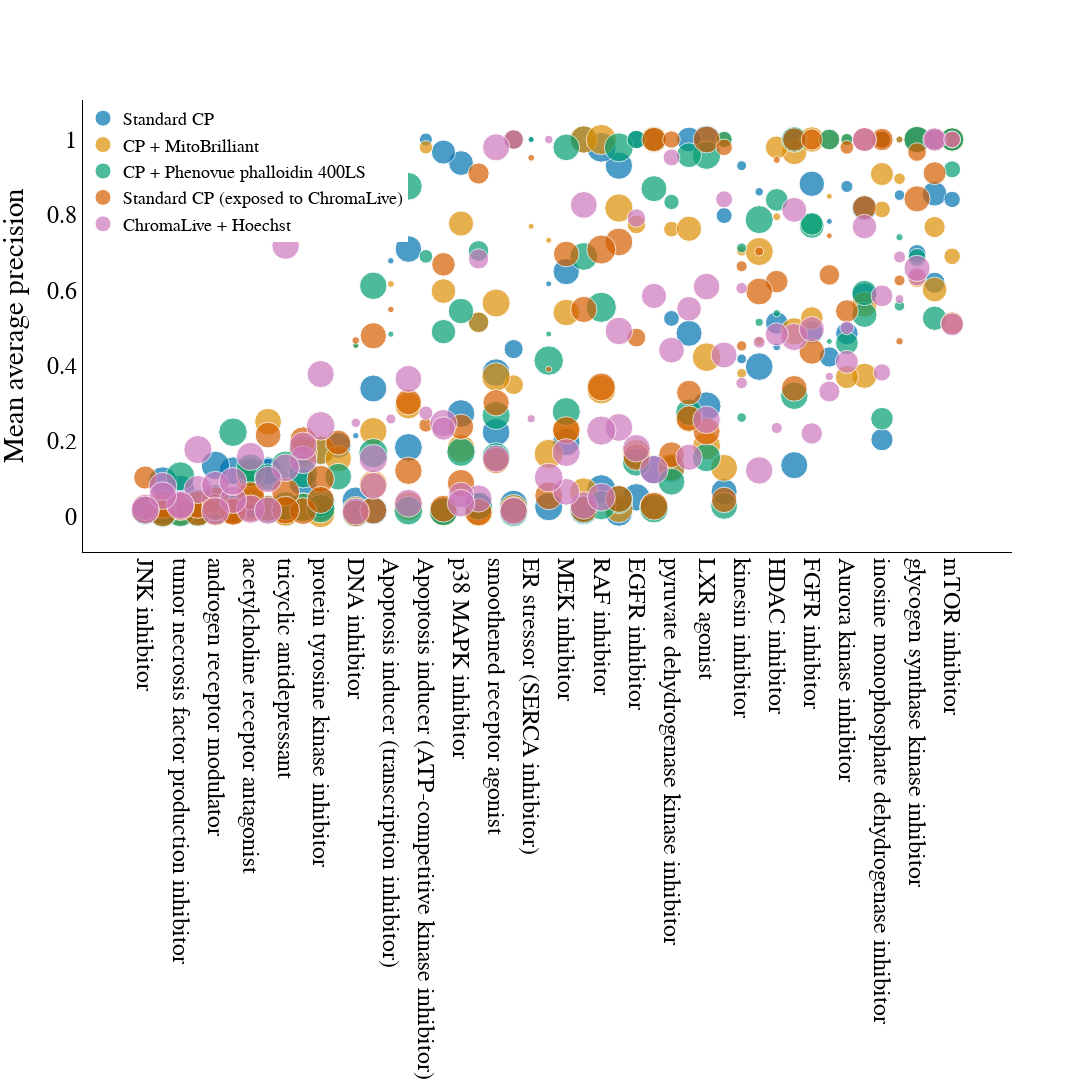

Notebook code cell kept with this figure:
### Code cell
mAP_treatment_plot_colorscheme.update_layout(legend=dict(x=0,y=1,xanchor='left',yanchor='top'))

### Figure 1 — Plotly figure (JSON) as saved in the notebook; plotly's stock layout.template omitted (floating-point values rounded to 4 significant figures)
{"data": [{"hovertext": ["pomalidomide", "homochlorcyclizine", "orphenadrine", "AZD7545", "SHP099", "hydroxyzine", "SU-11274", "PF-477736", "GSK-3-inhibitor-IX", "A-366", "apratastat", "merimepodib", "BMS-863233", "veliparib", "PFI-1", "P5091", "CHIR-99021", "filgotinib", "Staurosporine", "SGX523", "CPI-0610", "BIX-02188", "AMG900", "T-0901317", "ML-298", "NVP-AEW541", "maprotiline", "ML324", "ketotifen", "PNU-74654", "SU3327", "GW-3965", "carmustine", "filanesib", "APY0201", "GW-5074", "lenvatinib", "ponatinib", "WZ4003", "BX-912", "halopemide", "MK-5108", "ruxolitinib", "dosulepin", "niraparib", "ABT-737", "BMS-566419", "selumetinib", "UNC0642", "romidepsin", "RGFP966", "venetoclax", "quazinone", "ispinesib", "THZ1", "KH-CB19", "GDC-0879", "rheochrysidin", "FR-180204", "Thapsigargin", "EPZ015666", "DACTINOMYCIN", "GSK2334470", "BLU9931", "valrubicin", "purmorphamine", "BI-78D3", "SCH-900776", "CP-724714", "andarine", "rosuvastatin", "dimethindene-(S)-(+)", "skepinone-l", "sirolimus", "neratinib", "delta-Tocotrienol", "linsitinib", "SGC-707", "GNF-5", "PD-198306", "VX-745", "ML-323", "ICG-001", "AMG-925", "GSK-J4", "IOX2", "PS178990", "AZD2014", "SAG", "acriflavine"], "marker": {"color": "#0173b2", "size": [40.85, 38.28, 41.74, 36.28, 39.73, 38.84, 18.45, 2.565, 16.01, 38.58, 38.82, 13.71, 31.88, 38.51, 36.84, 36.75, 34.28, 39.25, 8.557, 39, 31.81, 37.85, 7.27, 39.56, 37.66, 31.24, 39.49, 34.08, 41.11, 38.91, 30.89, 41.89, 37.84, 4.973, 22.25, 41.85, 32.48, 3.542, 33.62, 12.46, 37.6, 25.43, 40.32, 39.37, 20.57, 30.72, 24.7, 34.7, 37.08, 2.978, 25.46, 34.08, 37.86, 4.815, 1.232, 41.71, 44.21, 40.07, 39.03, 0.9025, 35.45, 2.083, 30.39, 25.39, 1.98, 38.54, 37.75, 5.7, 37.97, 40.55, 38.51, 40.47, 30.81, 27.39, 16.37, 39.27, 31.14, 38.77, 38.32, 36.67, 38.06, 35.77, 29.25, 20.55, 12.76, 39.74, 40.48, 13.44, 38.38, 0.7425], "sizemin": 3, "sizemode": "area", "sizeref": 0.1}, "mode": "markers", "name": "Standard CP", "type": "scatter", "x": ["tumor necrosis factor production inhibitor", "antihistamine", "acetylcholine receptor antagonist", "pyruvate dehydrogenase kinase inhibitor", "protein tyrosine kinase inhibitor", "antihistamine", "hepatocyte growth factor receptor inhibitor", "CHK inhibitor", "glycogen synthase kinase inhibitor", "histone lysine methyltransferase inhibitor", "tumor necrosis factor production inhibitor", "inosine monophosphate dehydrogenase inhibitor", "CDC inhibitor", "PARP inhibitor", "bromodomain inhibitor", "ubiquitin specific protease inhibitor", "glycogen synthase kinase inhibitor", "JAK inhibitor", "Apoptosis inducer (ATP-competitive kinase inhibitor)", "hepatocyte growth factor receptor inhibitor", "bromodomain inhibitor", "MEK inhibitor", "Aurora kinase inhibitor", "LXR agonist", "phospholipase inhibitor", "IGF-1 inhibitor", "tricyclic antidepressant", "histone lysine demethylase inhibitor", "phosphodiesterase inhibitor", "beta-catenin inhibitor", "JNK inhibitor", "LXR agonist", "DNA inhibitor", "kinesin inhibitor", "phosphoinositide dependent kinase inhibitor", "RAF inhibitor", "FGFR inhibitor", "Bcr-Abl kinase inhibitor", "AMPK inhibitor", "pyruvate dehydrogenase kinase inhibitor", "phospholipase inhibitor", "Aurora kinase inhibitor", "JAK inhibitor", "tricyclic antidepressant", "PARP inhibitor", "BCL inhibitor", "inosine monophosphate dehydrogenase inhibitor", "MEK inhibitor", "histone lysine methyltransferase inhibitor", "HDAC inhibitor", "HDAC inhibitor", "BCL inhibitor", "phosphodiesterase inhibitor", "kinesin inhibitor", "CDK inhibitor", "CDC inhibitor", "RAF inhibitor", "protein tyrosine kinase inhibitor", "MAP kinase inhibitor", "ER stressor (SERCA inhibitor)", "protein arginine N-methyltransferase inhibitor", "Apoptosis inducer (transcription inhibitor)", "phosphoinositide dependent kinase inhibitor", "FGFR inhibitor", "DNA inhibitor", "smoothened receptor agonist", "JNK inhibitor", "CHK inhibitor", "EGFR inhibitor", "androgen receptor modulator", "HMGCR inhibitor", "acetylcholine receptor antagonist", "p38 MAPK inhibitor", "mTOR inhibitor", "EGFR inhibitor", "HMGCR inhibitor", "IGF-1 inhibitor", "protein arginine N-methyltransferase inhibitor", "Bcr-Abl kinase inhibitor", "MAP kinase inhibitor", "p38 MAPK inhibitor", "ubiquitin specific protease inhibitor", "beta-catenin inhibitor", "CDK inhibitor", "histone lysine demethylase inhibitor", "hypoxia inducible factor inhibitor", "androgen receptor modulator", "mTOR inhibitor", "smoothened receptor agonist", "hypoxia inducible factor inhibitor"], "y": [0.07102, 0.02198, 0.03761, 0.1254, 0.1733, 0.01934, 0.4438, 1, 0.6975, 0.0143, 0.0229, 1, 1, 0.02418, 0.1355, 0.122, 1, 0.08976, 1, 0.03209, 1, 0.1973, 0.8753, 1, 0.009674, 0.8181, 0.01015, 0.06538, 0.09331, 0.0137, 0.01117, 0.292, 0.04131, 0.9306, 0.6198, 0.072, 0.8824, 0.8611, 0.1882, 0.525, 0.9306, 0.4851, 0.1737, 0.01642, 0.5149, 1, 0.2033, 0.6494, 1, 0.4494, 0.5132, 0.4855, 0.007374, 0.4176, 0.7826, 0.124, 0.9792, 0.02574, 0.01474, 1, 0.7093, 0.6779, 0.8561, 0.4883, 0.2139, 0.2232, 0.01471, 0.8524, 0.05016, 0.01576, 0.1209, 0.03202, 0.9375, 1, 1, 0.01389, 0.5864, 0.1826, 0.3971, 0.3391, 0.2729, 0.1185, 0.9667, 0.4227, 0.798, 0.02529, 0.1351, 0.8409, 0.3812, 0.6169]}, {"hovertext": ["pomalidomide", "homochlorcyclizine", "orphenadrine", "AZD7545", "SHP099", "hydroxyzine", "SU-11274", "PF-477736", "GSK-3-inhibitor-IX", "A-366", "apratastat", "merimepodib", "BMS-863233", "veliparib", "PFI-1", "P5091", "CHIR-99021", "filgotinib", "Staurosporine", "SGX523", "CPI-0610", "BIX-02188", "AMG900", "T-0901317", "ML-298", "NVP-AEW541", "maprotiline", "ML324", "ketotifen", "PNU-74654", "SU3327", "GW-3965", "carmustine", "filanesib", "APY0201", "GW-5074", "lenvatinib", "ponatinib", "WZ4003", "BX-912", "halopemide", "MK-5108", "ruxolitinib", "dosulepin", "niraparib", "ABT-737", "BMS-566419", "selumetinib", "UNC0642", "romidepsin", "RGFP966", "venetoclax", "quazinone", "ispinesib", "THZ1", "KH-CB19", "GDC-0879", "rheochrysidin", "FR-180204", "Thapsigargin", "EPZ015666", "DACTINOMYCIN", "GSK2334470", "BLU9931", "valrubicin", "purmorphamine", "BI-78D3", "SCH-900776", "CP-724714", "andarine", "rosuvastatin", "dimethindene-(S)-(+)", "skepinone-l", "sirolimus", "neratinib", "delta-Tocotrienol", "linsitinib", "SGC-707", "GNF-5", "PD-198306", "VX-745", "ML-323", "ICG-001", "AMG-925", "GSK-J4", "IOX2", "PS178990", "AZD2014", "SAG", "acriflavine"], "marker": {"color": "#de8f05", "size": [40.66, 41.45, 40.87, 36.9, 41.18, 41.2, 19.45, 2.638, 16.7, 40.63, 40.46, 13.99, 33.47, 40.27, 37.26, 38.7, 35.55, 41.08, 8.947, 41.73, 32.18, 39.53, 7.37, 39.05, 40.15, 31.99, 41.01, 36.45, 40.64, 40.29, 29.37, 41.04, 38.55, 5.2, 22.5, 41.93, 32.88, 3.967, 35.01, 12.49, 40.29, 26.56, 40.85, 40.43, 21.8, 32.0, 26.72, 35.3, 37.67, 3.025, 26.09, 35.84, 39.98, 4.765, 1.49, 40.57, 45.7, 40.81, 39.88, 0.9425, 35.81, 2.355, 30.74, 26.08, 1.923, 41.05, 40.03, 6.79, 39.96, 41.48, 40.24, 41.81, 31.89, 28.8, 17.23, 40.15, 32.21, 41.81, 39.84, 37.83, 39.17, 35.99, 30.69, 21.59, 12.4, 42.44, 40.68, 13.76, 39.49, 0.5], "sizemin": 3, "sizemode": "area", "sizeref": 0.1}, "mode": "markers", "name": "CP + MitoBrilliant", "type": "scatter", "x": ["tumor necrosis factor production inhibitor", "antihistamine", "acetylcholine receptor antagonist", "pyruvate dehydrogenase kinase inhibitor", "protein tyrosine kinase inhibitor", "antihistamine", "hepatocyte growth factor receptor inhibitor", "CHK inhibitor", "glycogen synthase kinase inhibitor", "histone lysine methyltransferase inhibitor", "tumor necrosis factor production inhibitor", "inosine monophosphate dehydrogenase inhibitor", "CDC inhibitor", "PARP inhibitor", "bromodomain inhibitor", "ubiquitin specific protease inhibitor", "glycogen synthase kinase inhibitor", "JAK inhibitor", "Apoptosis inducer (ATP-competitive kinase inhibitor)", "hepatocyte growth factor receptor inhibitor", "bromodomain inhibitor", "MEK inhibitor", "Aurora kinase inhibitor", "LXR agonist", "phospholipase inhibitor", "IGF-1 inhibitor", "tricyclic antidepressant", "histone lysine demethylase inhibitor", "phosphodiesterase inhibitor", "beta-catenin inhibitor", "JNK inhibitor", "LXR agonist", "DNA inhibitor", "kinesin inhibitor", "phosphoinositide dependent kinase inhibitor", "RAF inhibitor", "FGFR inhibitor", "Bcr-Abl kinase inhibitor", "AMPK inhibitor", "pyruvate dehydrogenase kinase inhibitor", "phospholipase inhibitor", "Aurora kinase inhibitor", "JAK inhibitor", "tricyclic antidepressant", "PARP inhibitor", "BCL inhibitor", "inosine monophosphate dehydrogenase inhibitor", "MEK inhibitor", "histone lysine methyltransferase inhibitor", "HDAC inhibitor", "HDAC inhibitor", "BCL inhibitor", "phosphodiesterase inhibitor", "kinesin inhibitor", "CDK inhibitor", "CDC inhibitor", "RAF inhibitor", "protein tyrosine kinase inhibitor", "MAP kinase inhibitor", "ER stressor (SERCA inhibitor)", "protein arginine N-methyltransferase inhibitor", "Apoptosis inducer (transcription inhibitor)", "phosphoinositide dependent kinase inhibitor", "FGFR inhibitor", "DNA inhibitor", "smoothened receptor agonist", "JNK inhibitor", "CHK inhibitor", "EGFR inhibitor", "androgen receptor modulator", "HMGCR inhibitor", "acetylcholine receptor antagonist", "p38 MAPK inhibitor", "mTOR inhibitor", "EGFR inhibitor", "HMGCR inhibitor", "IGF-1 inhibitor", "protein arginine N-methyltransferase inhibitor", "Bcr-Abl kinase inhibitor", "MAP kinase inhibitor", "p38 MAPK inhibitor", "ubiquitin specific protease inhibitor", "beta-catenin inhibitor", "CDK inhibitor", "histone lysine demethylase inhibitor", "hypoxia inducible factor inhibitor", "androgen receptor modulator", "mTOR inhibitor", "smoothened receptor agonist", "hypoxia inducible factor inhibitor"], "y": [0.01506, 0.01592, 0.1104, 0.1298, 0.1757, 0.03252, 0.3492, 1, 0.631, 0.06426, 0.01145, 0.8144, 1, 0.01008, 0.4907, 0.01837, 1, 0.02449, 0.9792, 0.01952, 0.9667, 0.2299, 1, 0.1866, 0.02049, 0.3728, 0.01236, 0.1285, 0.009611, 0.0119, 0.02461, 0.4222, 0.01575, 0.7041, 0.7676, 0.3363, 1, 0.4647, 0.1528, 0.7621, 0.8181, 0.3693, 0.168, 0.01185, 0.5148, 0.7631, 0.9083, 0.5408, 1, 0.7951, 0.9792, 0.2586, 0.01312, 0.3793, 0.8491, 0.02607, 1, 0.007502, 0.08398, 0.7695, 0.2937, 0.6168, 0.6018, 0.5259, 0.4525, 0.3695, 0.02018, 0.8958, 0.1668, 0.01255, 0.01818, 0.07127, 0.777, 1, 0.7742, 0.01602, 0.5623, 0.02728, 0.7027, 0.2258, 0.1794, 0.2509, 0.5976, 1, 1, 0.1655, 0.02681, 0.6898, 0.566, 0.7324]}, {"hovertext": ["pomalidomide", "homochlorcyclizine", "orphenadrine", "AZD7545", "SHP099", "hydroxyzine", "SU-11274", "PF-477736", "GSK-3-inhibitor-IX", "A-366", "apratastat", "merimepodib", "BMS-863233", "veliparib", "PFI-1", "P5091", "CHIR-99021", "filgotinib", "Staurosporine", "SGX523", "CPI-0610", "BIX-02188", "AMG900", "T-0901317", "ML-298", "NVP-AEW541", "maprotiline", "ML324", "ketotifen", "PNU-74654", "SU3327", "GW-3965", "carmustine", "filanesib", "APY0201", "GW-5074", "lenvatinib", "ponatinib", "WZ4003", "BX-912", "halopemide", "MK-5108", "ruxolitinib", "dosulepin", "niraparib", "ABT-737", "BMS-566419", "selumetinib", "UNC0642", "romidepsin", "RGFP966", "venetoclax", "quazinone", "ispinesib", "THZ1", "KH-CB19", "GDC-0879", "rheochrysidin", "FR-180204", "Thapsigargin", "EPZ015666", "DACTINOMYCIN", "GSK2334470", "BLU9931", "valrubicin", "purmorphamine", "BI-78D3", "SCH-900776", "CP-724714", "andarine", "rosuvastatin", "dimethindene-(S)-(+)", "skepinone-l", "sirolimus", "neratinib", "delta-Tocotrienol", "linsitinib", "SGC-707", "GNF-5", "PD-198306", "VX-745", "ML-323", "ICG-001", "AMG-925", "GSK-J4", "IOX2", "PS178990", "AZD2014", "SAG", "acriflavine"], "marker": {"color": "#029e73", "size": [42.05, 40.96, 41.48, 35.99, 41.99, 38.19, 19.38, 2.632, 15.85, 39.65, 41.62, 14.57, 33.99, 39.12, 37.95, 38.85, 34.68, 40.81, 9.498, 40.45, 33.03, 39.58, 7.275, 40.38, 39.18, 31.87, 40.59, 36.26, 39.95, 39.48, 30.57, 40.16, 39.56, 5.015, 22.48, 42.7, 30.99, 3.297, 35.8, 11.75, 42.15, 26.01, 42.22, 41.11, 21.41, 31.03, 25.53, 35.83, 38.49, 2.803, 25.85, 35.47, 40.13, 4.505, 1.137, 41.28, 45.55, 41.35, 42.59, 0.845, 38.3, 1.923, 29.89, 25.88, 1.795, 40.01, 40.02, 5.57, 39.4, 41.89, 40.84, 42.33, 32.73, 27.37, 17.32, 39.51, 32.02, 41.14, 39.59, 37.84, 40.7, 36.93, 30.05, 21.68, 13.35, 43.51, 39.68, 14.52, 39.65, 0.54], "sizemin": 3, "sizemode": "area", "sizeref": 0.1}, "mode": "markers", "name": "CP + Phenovue phalloidin 400LS", "type": "scatter", "x": ["tumor necrosis factor production inhibitor", "antihistamine", "acetylcholine receptor antagonist", "pyruvate dehydrogenase kinase inhibitor", "protein tyrosine kinase inhibitor", "antihistamine", "hepatocyte growth factor receptor inhibitor", "CHK inhibitor", "glycogen synthase kinase inhibitor", "histone lysine methyltransferase inhibitor", "tumor necrosis factor production inhibitor", "inosine monophosphate dehydrogenase inhibitor", "CDC inhibitor", "PARP inhibitor", "bromodomain inhibitor", "ubiquitin specific protease inhibitor", "glycogen synthase kinase inhibitor", "JAK inhibitor", "Apoptosis inducer (ATP-competitive kinase inhibitor)", "hepatocyte growth factor receptor inhibitor", "bromodomain inhibitor", "MEK inhibitor", "Aurora kinase inhibitor", "LXR agonist", "phospholipase inhibitor", "IGF-1 inhibitor", "tricyclic antidepressant", "histone lysine demethylase inhibitor", "phosphodiesterase inhibitor", "beta-catenin inhibitor", "JNK inhibitor", "LXR agonist", "DNA inhibitor", "kinesin inhibitor", "phosphoinositide dependent kinase inhibitor", "RAF inhibitor", "FGFR inhibitor", "Bcr-Abl kinase inhibitor", "AMPK inhibitor", "pyruvate dehydrogenase kinase inhibitor", "phospholipase inhibitor", "Aurora kinase inhibitor", "JAK inhibitor", "tricyclic antidepressant", "PARP inhibitor", "BCL inhibitor", "inosine monophosphate dehydrogenase inhibitor", "MEK inhibitor", "histone lysine methyltransferase inhibitor", "HDAC inhibitor", "HDAC inhibitor", "BCL inhibitor", "phosphodiesterase inhibitor", "kinesin inhibitor", "CDK inhibitor", "CDC inhibitor", "RAF inhibitor", "protein tyrosine kinase inhibitor", "MAP kinase inhibitor", "ER stressor (SERCA inhibitor)", "protein arginine N-methyltransferase inhibitor", "Apoptosis inducer (transcription inhibitor)", "phosphoinositide dependent kinase inhibitor", "FGFR inhibitor", "DNA inhibitor", "smoothened receptor agonist", "JNK inhibitor", "CHK inhibitor", "EGFR inhibitor", "androgen receptor modulator", "HMGCR inhibitor", "acetylcholine receptor antagonist", "p38 MAPK inhibitor", "mTOR inhibitor", "EGFR inhibitor", "HMGCR inhibitor", "IGF-1 inhibitor", "protein arginine N-methyltransferase inhibitor", "Bcr-Abl kinase inhibitor", "MAP kinase inhibitor", "p38 MAPK inhibitor", "ubiquitin specific protease inhibitor", "beta-catenin inhibitor", "CDK inhibitor", "histone lysine demethylase inhibitor", "hypoxia inducible factor inhibitor", "androgen receptor modulator", "mTOR inhibitor", "smoothened receptor agonist", "hypoxia inducible factor inhibitor"], "y": [0.106, 0.01014, 0.1162, 0.09165, 0.0368, 0.03493, 1, 0.7406, 0.6871, 0.01767, 0.01027, 1, 0.8694, 0.02709, 0.3198, 0.01975, 1, 0.02346, 0.6899, 0.01002, 1, 0.2777, 1, 0.9583, 0.04413, 0.5347, 0.1353, 0.02754, 0.01602, 0.01207, 0.01136, 0.1557, 0.008796, 0.7123, 1, 0.02917, 0.7708, 0.5148, 0.1051, 0.8341, 0.9792, 0.4595, 0.1135, 0.02709, 0.7042, 0.9583, 0.259, 0.9792, 0.6896, 0.5388, 0.8397, 0.2762, 0.0081, 0.262, 0.4641, 0.02045, 0.5546, 0.02036, 0.1677, 1, 0.8757, 0.4833, 0.5257, 0.776, 0.4536, 0.1577, 0.01522, 0.5585, 0.1436, 0.02562, 0.2231, 0.1265, 0.5447, 1, 1, 0.01892, 0.5926, 0.01471, 0.7873, 0.6117, 0.1703, 0.1031, 0.49, 1, 1, 0.4132, 0.04705, 0.9208, 0.2674, 0.4836]}, {"hovertext": ["pomalidomide", "homochlorcyclizine", "orphenadrine", "AZD7545", "SHP099", "hydroxyzine", "SU-11274", "PF-477736", "GSK-3-inhibitor-IX", "A-366", "apratastat", "merimepodib", "BMS-863233", "veliparib", "PFI-1", "P5091", "CHIR-99021", "filgotinib", "Staurosporine", "SGX523", "CPI-0610", "BIX-02188", "AMG900", "T-0901317", "ML-298", "NVP-AEW541", "maprotiline", "ML324", "ketotifen", "PNU-74654", "SU3327", "GW-3965", "carmustine", "filanesib", "APY0201", "GW-5074", "lenvatinib", "ponatinib", "WZ4003", "BX-912", "halopemide", "MK-5108", "ruxolitinib", "dosulepin", "niraparib", "ABT-737", "BMS-566419", "selumetinib", "UNC0642", "romidepsin", "RGFP966", "venetoclax", "quazinone", "ispinesib", "THZ1", "KH-CB19", "GDC-0879", "rheochrysidin", "FR-180204", "Thapsigargin", "EPZ015666", "DACTINOMYCIN", "GSK2334470", "BLU9931", "valrubicin", "purmorphamine", "BI-78D3", "SCH-900776", "CP-724714", "andarine", "rosuvastatin", "dimethindene-(S)-(+)", "skepinone-l", "sirolimus", "neratinib", "delta-Tocotrienol", "linsitinib", "SGC-707", "GNF-5", "PD-198306", "VX-745", "ML-323", "ICG-001", "AMG-925", "GSK-J4", "IOX2", "PS178990", "AZD2014", "SAG", "acriflavine"], "marker": {"color": "#d55e00", "size": [37.91, 36.87, 39.01, 32.94, 37.44, 37.56, 19.02, 2.812, 17.5, 35.72, 37.9, 15.46, 29.01, 36.67, 33.23, 33.31, 34.38, 36.13, 10, 36.12, 27.3, 37.12, 9.46, 35.9, 36.46, 28.45, 39.06, 32.44, 37.48, 36.11, 26.86, 36.82, 35.41, 6.138, 22.8, 39.13, 32.73, 3.908, 31.42, 15.36, 38.92, 25.79, 35.44, 38.46, 22.55, 30.78, 25.18, 32.84, 34.55, 2.515, 25.61, 32.64, 36.38, 5.38, 1.357, 38.43, 42.34, 36.82, 36.53, 2.295, 33.53, 2.183, 26.3, 22.63, 2.857, 34.8, 37.61, 6.103, 35.66, 38.19, 33.41, 39.4, 32.14, 26.07, 17.69, 37.12, 28.08, 37.76, 36.19, 34.69, 37.65, 33.35, 27.89, 21.34, 13.71, 38.72, 36.11, 13.67, 35.14, 0.965], "sizemin": 3, "sizemode": "area", "sizeref": 0.1}, "mode": "markers", "name": "Standard CP (exposed to ChromaLive)", "type": "scatter", "x": ["tumor necrosis factor production inhibitor", "antihistamine", "acetylcholine receptor antagonist", "pyruvate dehydrogenase kinase inhibitor", "protein tyrosine kinase inhibitor", "antihistamine", "hepatocyte growth factor receptor inhibitor", "CHK inhibitor", "glycogen synthase kinase inhibitor", "histone lysine methyltransferase inhibitor", "tumor necrosis factor production inhibitor", "inosine monophosphate dehydrogenase inhibitor", "CDC inhibitor", "PARP inhibitor", "bromodomain inhibitor", "ubiquitin specific protease inhibitor", "glycogen synthase kinase inhibitor", "JAK inhibitor", "Apoptosis inducer (ATP-competitive kinase inhibitor)", "hepatocyte growth factor receptor inhibitor", "bromodomain inhibitor", "MEK inhibitor", "Aurora kinase inhibitor", "LXR agonist", "phospholipase inhibitor", "IGF-1 inhibitor", "tricyclic antidepressant", "histone lysine demethylase inhibitor", "phosphodiesterase inhibitor", "beta-catenin inhibitor", "JNK inhibitor", "LXR agonist", "DNA inhibitor", "kinesin inhibitor", "phosphoinositide dependent kinase inhibitor", "RAF inhibitor", "FGFR inhibitor", "Bcr-Abl kinase inhibitor", "AMPK inhibitor", "pyruvate dehydrogenase kinase inhibitor", "phospholipase inhibitor", "Aurora kinase inhibitor", "JAK inhibitor", "tricyclic antidepressant", "PARP inhibitor", "BCL inhibitor", "inosine monophosphate dehydrogenase inhibitor", "MEK inhibitor", "histone lysine methyltransferase inhibitor", "HDAC inhibitor", "HDAC inhibitor", "BCL inhibitor", "phosphodiesterase inhibitor", "kinesin inhibitor", "CDK inhibitor", "CDC inhibitor", "RAF inhibitor", "protein tyrosine kinase inhibitor", "MAP kinase inhibitor", "ER stressor (SERCA inhibitor)", "protein arginine N-methyltransferase inhibitor", "Apoptosis inducer (transcription inhibitor)", "phosphoinositide dependent kinase inhibitor", "FGFR inhibitor", "DNA inhibitor", "smoothened receptor agonist", "JNK inhibitor", "CHK inhibitor", "EGFR inhibitor", "androgen receptor modulator", "HMGCR inhibitor", "acetylcholine receptor antagonist", "p38 MAPK inhibitor", "mTOR inhibitor", "EGFR inhibitor", "HMGCR inhibitor", "IGF-1 inhibitor", "protein arginine N-methyltransferase inhibitor", "Bcr-Abl kinase inhibitor", "MAP kinase inhibitor", "p38 MAPK inhibitor", "ubiquitin specific protease inhibitor", "beta-catenin inhibitor", "CDK inhibitor", "histone lysine demethylase inhibitor", "hypoxia inducible factor inhibitor", "androgen receptor modulator", "mTOR inhibitor", "smoothened receptor agonist", "hypoxia inducible factor inhibitor"], "y": [0.02693, 0.009849, 0.02282, 0.1634, 0.09904, 0.03086, 1, 0.4643, 0.9667, 0.01833, 0.02504, 1, 1, 0.01055, 0.3394, 0.02089, 0.8424, 0.01371, 0.2419, 0.0163, 1, 0.2283, 0.9792, 1, 0.04599, 0.8194, 0.06423, 0.04337, 0.03079, 0.02016, 0.1028, 0.225, 0.007685, 0.6635, 1, 0.3434, 0.4374, 0.7028, 0.1957, 1, 0.728, 0.5447, 0.2023, 0.01639, 0.9097, 0.3281, 1, 0.6961, 0.5489, 0.9458, 0.6228, 0.2593, 0.008176, 0.4522, 0.7444, 0.02658, 0.708, 0.04336, 0.01546, 0.9514, 0.3034, 0.5489, 0.9107, 1, 0.4667, 0.3011, 0.01786, 0.626, 0.1572, 0.04154, 0.0133, 0.05456, 0.2375, 0.5124, 0.4743, 0.01206, 1, 0.1207, 0.5965, 0.479, 0.08788, 0.2154, 0.6686, 0.6406, 0.9792, 0.05428, 0.02445, 1, 0.148, 0.3901]}, {"hovertext": ["pomalidomide", "homochlorcyclizine", "orphenadrine", "AZD7545", "SHP099", "hydroxyzine", "SU-11274", "PF-477736", "GSK-3-inhibitor-IX", "A-366", "apratastat", "merimepodib", "BMS-863233", "veliparib", "PFI-1", "P5091", "CHIR-99021", "filgotinib", "Staurosporine", "SGX523", "CPI-0610", "BIX-02188", "AMG900", "T-0901317", "ML-298", "NVP-AEW541", "maprotiline", "ML324", "ketotifen", "PNU-74654", "SU3327", "GW-3965", "carmustine", "filanesib", "APY0201", "GW-5074", "lenvatinib", "ponatinib", "WZ4003", "BX-912", "halopemide", "MK-5108", "ruxolitinib", "dosulepin", "niraparib", "ABT-737", "BMS-566419", "selumetinib", "UNC0642", "romidepsin", "RGFP966", "venetoclax", "quazinone", "ispinesib", "THZ1", "KH-CB19", "GDC-0879", "rheochrysidin", "FR-180204", "Thapsigargin", "EPZ015666", "DACTINOMYCIN", "GSK2334470", "BLU9931", "valrubicin", "purmorphamine", "BI-78D3", "SCH-900776", "CP-724714", "andarine", "rosuvastatin", "dimethindene-(S)-(+)", "skepinone-l", "sirolimus", "neratinib", "delta-Tocotrienol", "linsitinib", "SGC-707", "GNF-5", "PD-198306", "VX-745", "ML-323", "ICG-001", "AMG-925", "GSK-J4", "IOX2", "PS178990", "AZD2014", "SAG", "acriflavine"], "marker": {"color": "#cc78bc", "size": [37.57, 39.91, 39.98, 33.28, 41.27, 39.42, 19.43, 3.915, 16.91, 37.97, 39.23, 15.17, 31.93, 37.2, 37.27, 37.4, 34.34, 38.72, 10.12, 38.28, 31.23, 39.21, 9.537, 35.5, 38.17, 29.09, 37.98, 34.02, 39.32, 37.26, 34.98, 38.09, 36.54, 6.768, 22.04, 39.16, 31.95, 7.298, 33.36, 14.29, 38.99, 26.59, 38.79, 38.44, 20.57, 30.29, 23.89, 35.89, 36.25, 6.202, 26.75, 34.69, 38.17, 6.745, 3.445, 40.74, 43.01, 36.99, 40.53, 3.328, 36.2, 5.122, 27.62, 22.87, 4.52, 36.88, 40.07, 7.287, 38.26, 39.3, 37.06, 39.78, 32.88, 25.87, 17.08, 38.63, 30.09, 39.24, 37.7, 35.9, 38.15, 35.6, 27.9, 22.25, 14.46, 41.59, 39.35, 14.16, 36.95, 3.623], "sizemin": 3, "sizemode": "area", "sizeref": 0.1}, "mode": "markers", "name": "ChromaLive + Hoechst", "type": "scatter", "x": ["tumor necrosis factor production inhibitor", "antihistamine", "acetylcholine receptor antagonist", "pyruvate dehydrogenase kinase inhibitor", "protein tyrosine kinase inhibitor", "antihistamine", "hepatocyte growth factor receptor inhibitor", "CHK inhibitor", "glycogen synthase kinase inhibitor", "histone lysine methyltransferase inhibitor", "tumor necrosis factor production inhibitor", "inosine monophosphate dehydrogenase inhibitor", "CDC inhibitor", "PARP inhibitor", "bromodomain inhibitor", "ubiquitin specific protease inhibitor", "glycogen synthase kinase inhibitor", "JAK inhibitor", "Apoptosis inducer (ATP-competitive kinase inhibitor)", "hepatocyte growth factor receptor inhibitor", "bromodomain inhibitor", "MEK inhibitor", "Aurora kinase inhibitor", "LXR agonist", "phospholipase inhibitor", "IGF-1 inhibitor", "tricyclic antidepressant", "histone lysine demethylase inhibitor", "phosphodiesterase inhibitor", "beta-catenin inhibitor", "JNK inhibitor", "LXR agonist", "DNA inhibitor", "kinesin inhibitor", "phosphoinositide dependent kinase inhibitor", "RAF inhibitor", "FGFR inhibitor", "Bcr-Abl kinase inhibitor", "AMPK inhibitor", "pyruvate dehydrogenase kinase inhibitor", "phospholipase inhibitor", "Aurora kinase inhibitor", "JAK inhibitor", "tricyclic antidepressant", "PARP inhibitor", "BCL inhibitor", "inosine monophosphate dehydrogenase inhibitor", "MEK inhibitor", "histone lysine methyltransferase inhibitor", "HDAC inhibitor", "HDAC inhibitor", "BCL inhibitor", "phosphodiesterase inhibitor", "kinesin inhibitor", "CDK inhibitor", "CDC inhibitor", "RAF inhibitor", "protein tyrosine kinase inhibitor", "MAP kinase inhibitor", "ER stressor (SERCA inhibitor)", "protein arginine N-methyltransferase inhibitor", "Apoptosis inducer (transcription inhibitor)", "phosphoinositide dependent kinase inhibitor", "FGFR inhibitor", "DNA inhibitor", "smoothened receptor agonist", "JNK inhibitor", "CHK inhibitor", "EGFR inhibitor", "androgen receptor modulator", "HMGCR inhibitor", "acetylcholine receptor antagonist", "p38 MAPK inhibitor", "mTOR inhibitor", "EGFR inhibitor", "HMGCR inhibitor", "IGF-1 inhibitor", "protein arginine N-methyltransferase inhibitor", "Bcr-Abl kinase inhibitor", "MAP kinase inhibitor", "p38 MAPK inhibitor", "ubiquitin specific protease inhibitor", "beta-catenin inhibitor", "CDK inhibitor", "histone lysine demethylase inhibitor", "hypoxia inducible factor inhibitor", "androgen receptor modulator", "mTOR inhibitor", "smoothened receptor agonist", "hypoxia inducible factor inhibitor"], "y": [0.03126, 0.1768, 0.01892, 0.4409, 0.2399, 0.07111, 1, 0.5766, 0.6355, 0.02888, 0.02864, 0.3817, 0.5848, 0.04716, 0.4758, 0.01497, 0.6579, 0.15, 0.274, 0.01354, 0.8133, 0.169, 0.5, 0.6096, 0.4918, 1, 0.7183, 0.4281, 0.07926, 0.2472, 0.02341, 0.256, 0.01253, 0.6053, 1, 0.05049, 0.4965, 0.4621, 0.9028, 0.9524, 0.2357, 0.4098, 0.1865, 0.1287, 0.6829, 0.5507, 0.585, 0.06482, 0.8264, 0.2343, 0.4828, 0.1566, 0.05467, 0.3535, 0.371, 0.1234, 0.2273, 0.3774, 0.1527, 0.2588, 0.3646, 0.2582, 1, 0.2198, 0.248, 0.1532, 0.0164, 0.6883, 0.1805, 0.08203, 0.04345, 0.1588, 0.05644, 0.5093, 0.7916, 0.09243, 0.7688, 0.03457, 0.1216, 0.08081, 0.0346, 0.09787, 0.233, 0.3311, 0.8413, 0.1025, 0.01361, 1, 0.9792, 1]}], "layout": {"boxmode": "group", "font": {"color": "Black", "family": "sans serif", "size": 24}, "height": 1250, "legend": {"font": {"size": 18}, "x": 0, "xanchor": "left", "y": 1, "yanchor": "top"}, "plot_bgcolor": "rgba(0,0,0,0)", "width": 2000, "xaxis": {"categoryorder": "total ascending", "linecolor": "black", "tickangle": 90}, "yaxis": {"linecolor": "black", "title": {"text": "Mean average precision"}}}}
